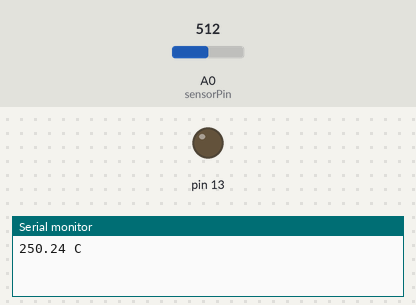
Simulated run of this sketch. Board: Arduino Uno, built with avr-gcc and run on an emulated ATmega328P. Parts: output pins drawn as LEDs (lit = HIGH), the last lines printed to the serial monitor. Inputs (shaded band) come from the test bench; at power-on: A0 (sensorPin) = 512.

Above: at 0.1 s.
At 1.1 s:
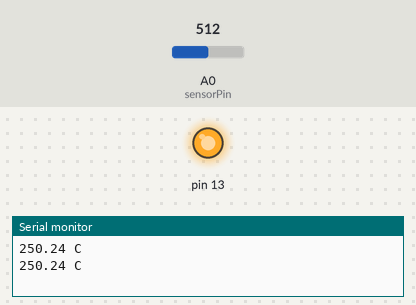
Timing chart, 0 to 2.6 s (numbered marks = the images above):
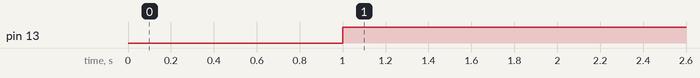

The sketch:

sketch_jan12a.ino
```cpp
//Paso 1
const int sensorPin = A0;

void setup()
{
  Serial.begin(9600);
  pinMode(13, OUTPUT);
  digitalWrite(13, LOW);
}

void loop()
{
  //Paso 2
  float valueAdc = analogRead(sensorPin);

  //Paso 3
  float volts = (valueAdc / 1023.0) * 5;

  //Paso 4
  float celsius = volts * 100.00;
  //Paso 5
  Serial.print(celsius);
  Serial.println(" C");
  delay(1000);

  if (celsius >= 20 ){
    digitalWrite(13, HIGH);
  } else {
    digitalWrite(13, HIGH);
  }
}
```

Measured:
- by itself, pin 13: LOW → HIGH at 1.0 s
